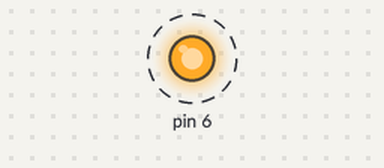
Recording of a sketch running on a simulated Arduino Uno, built with avr-gcc and run on an emulated ATmega328P. Parts: output pins drawn as LEDs (lit = HIGH). Dashed ring = blinking.

Above: at 0.02 s.
Timing chart, 0 to 3.0 s (numbered marks = the images above):
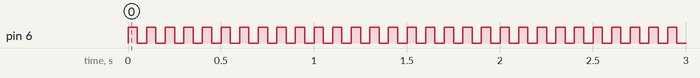

Measured:
- by itself, pin 6: alternates HIGH for 0.05 s and LOW for 0.05 s

The sketch:

robot_eyes1.ino
```cpp
void setup()
{
  pinMode(6, OUTPUT);
}

void loop()
{
  digitalWrite(6, HIGH);
  delay(50); // Wait for 50 milliseconds
  digitalWrite(6, LOW);
  delay(50); // Wait for 50 milliseconds
}
```
